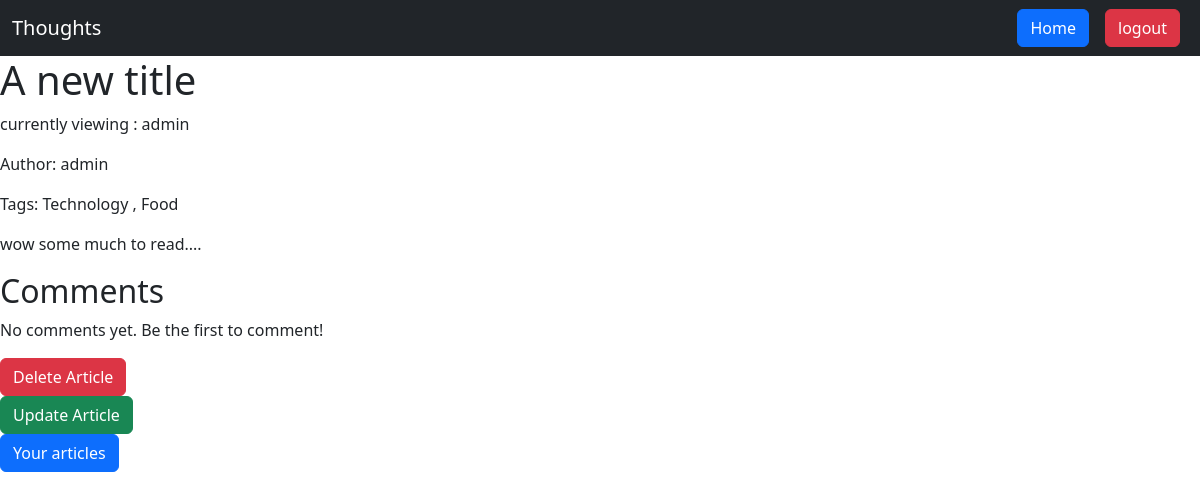
Screenshot of /article/detail/6 (signed in) with the database file from the repository.
### article/models.py (models this page shows, shortened)
class Article(models.Model):
    title = models.CharField(max_length=200, blank=False)
    content = models.TextField(blank=False)
    author = models.ForeignKey(User, on_delete=models.CASCADE)
    tags = models.ManyToManyField(
        Tag, related_name="articles", blank=True)
    created_at = models.DateTimeField(auto_now_add=True)

### tag/models.py (models this page shows, shortened)
class Tag(models.Model):
    name = models.CharField(max_length=50, unique=True)

### article/views.py (the view)
@login_required
def detail_article(request, id):
    article = get_object_or_404(Article, pk=id)
    return render(request, 'article/detail.html', {"article": article, "article_comments": Comment.objects.filter(article=id)})

### learn_django/templates/article/detail.html (shortened to what this page needs)
{% extends 'base.html' %}
{% block content %}
<h1>{{ article.title }}</h1>
<p>currently viewing : {{user}}</p>
<p>Author: {{ article.author.username }}</p>
<p>Tags: {% for tag in article.tags.all %} {{ tag.name }} {% if not forloop.last %}, {% endif %} {% endfor %}</p>
<p>{{ article.content }}</p>
{% include "comment/list.html" with comments=article_comments %}
{% if user.id == article.author.id %}
    <form action="{% url 'article-delete' article.pk %}" method="GET">
        <button class="btn btn-danger">Delete Article</button>
    </form>
    <form action="{% url 'article-update' article.pk %}" method="GET">
        <button class="btn btn-success">Update Article</button>
    </form>
    <form action="{% url 'article-list' %}" method="GET">
        <button class="btn btn-primary">Your articles</button>
    </form>
{% endif %}
{%endblock%}

### rows the page displays
Article: title "A new title", author.username "admin", content "wow some much to read...."
Tag: name "Technology"
Tag: name "Food"

### other values shown
{{ user }} "admin"
